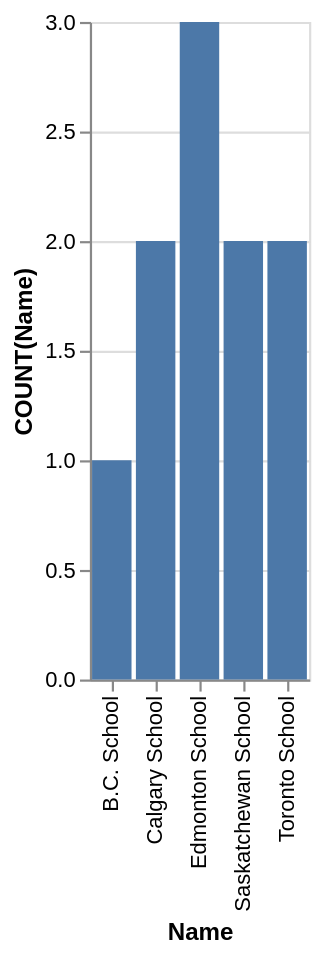

Here is the Vega-Lite specification saved for this chart:
### Vega-Lite specification from a JSON file in a GitHub repository (floating-point values rounded to 4 significant figures)
{"data": {"values": [{"x_data": "B.C. School", "y_data": 1}, {"x_data": "Calgary School", "y_data": 2}, {"x_data": "Edmonton School", "y_data": 3}, {"x_data": "Saskatchewan School", "y_data": 2}, {"x_data": "Toronto School", "y_data": 2}]}, "mark": "bar", "encoding": {"x": {"field": "x_data", "type": "nominal", "title": "Name", "sort": "ascending"}, "y": {"field": "y_data", "type": "quantitative", "title": "COUNT(Name)"}}}
